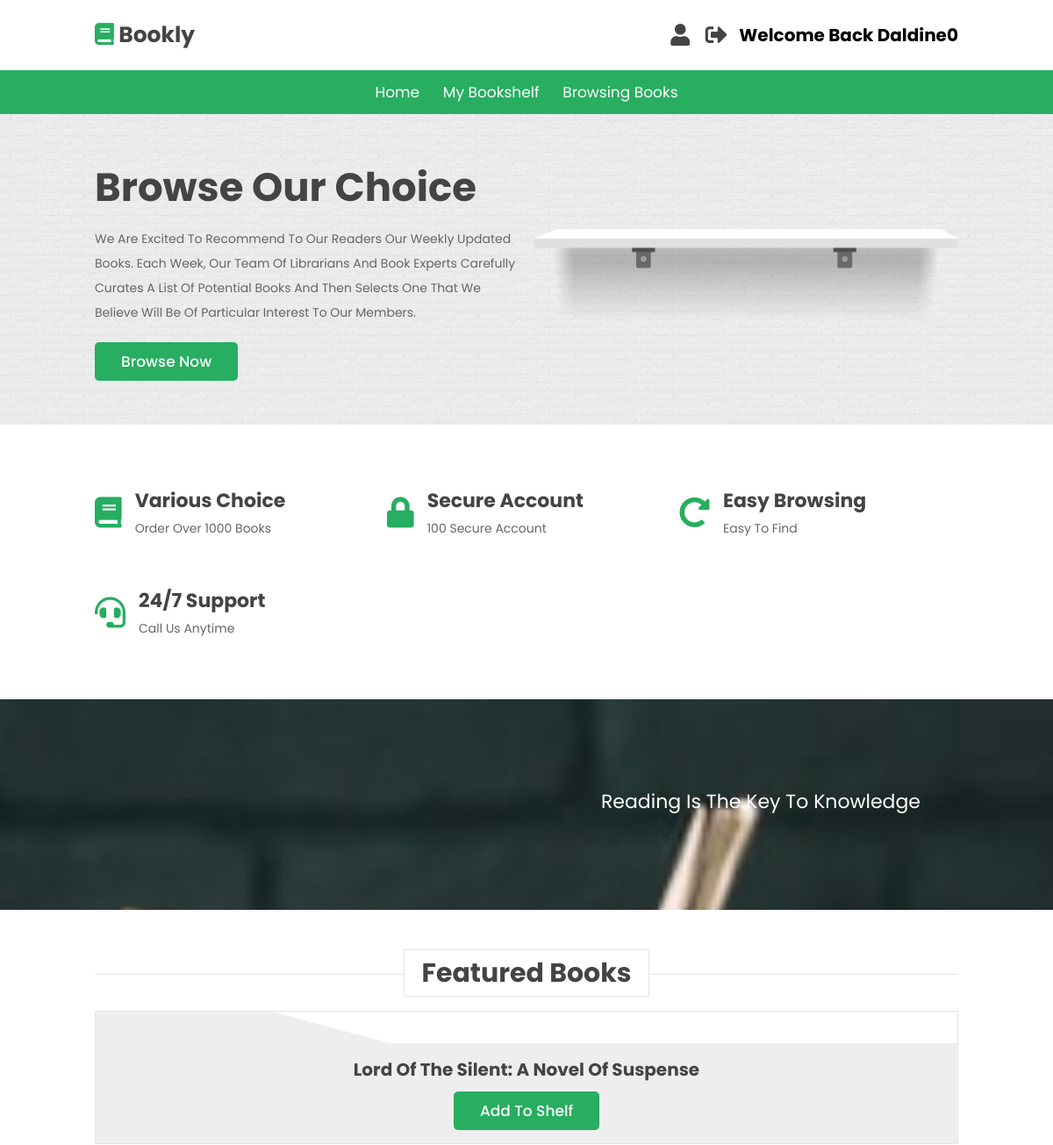
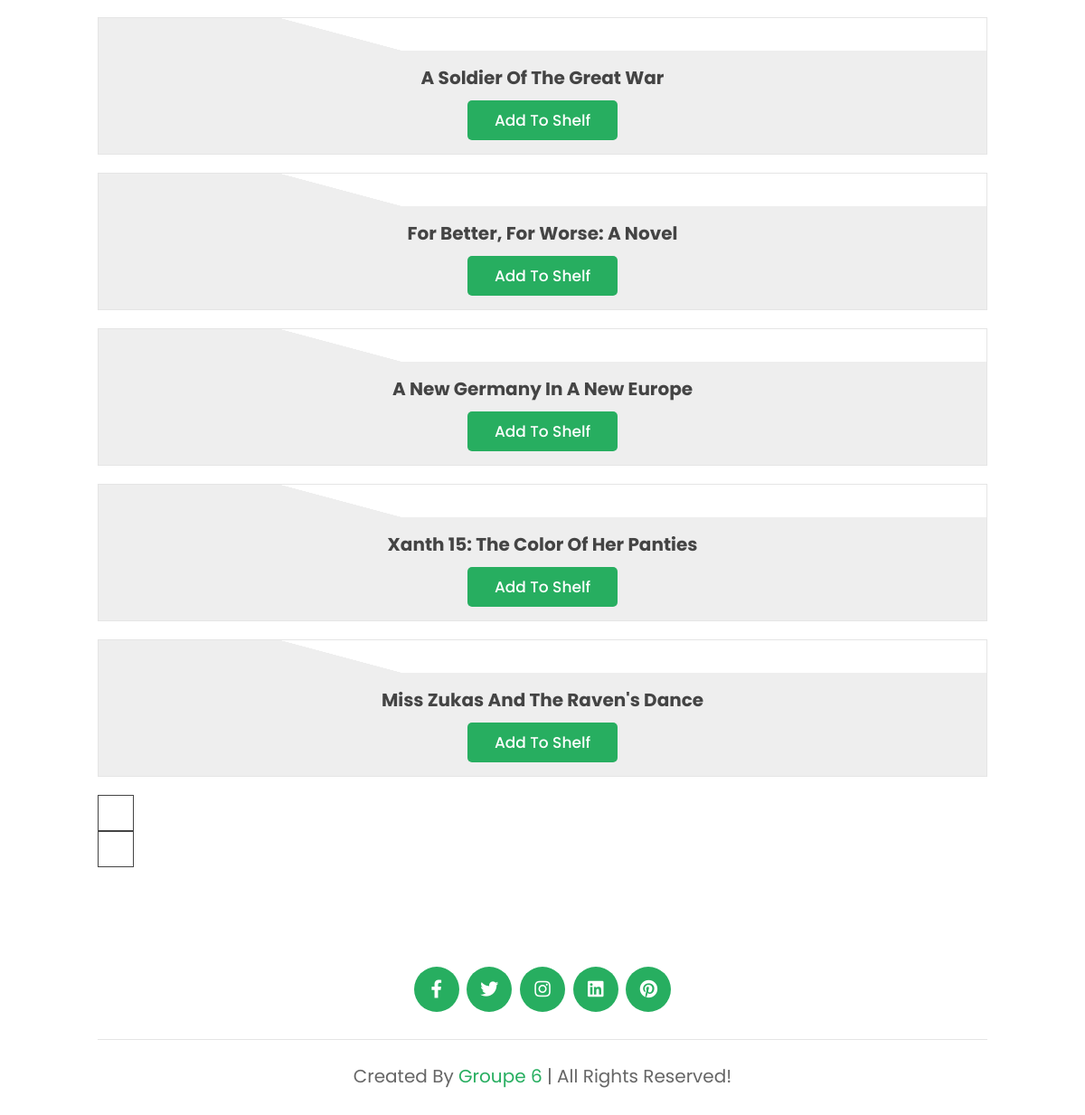
/index.php (signed in), run on the app's committed database (2 pictures, top to bottom).
### tables this page shows
CREATE TABLE `books` (
  `ISBN` varchar(20) DEFAULT NULL,
  `Book-Title` varchar(200) DEFAULT NULL,
  `Book-Author` varchar(100) DEFAULT NULL,
  `Year-Publication` varchar(30) DEFAULT NULL,
  `Publisher` varchar(100) DEFAULT NULL,
  `Image-URL-S` varchar(200) DEFAULT NULL,
  `Image-URL-M` varchar(200) DEFAULT NULL,
  `Image-URL-L` varchar(200) DEFAULT NULL
);

### index.php (the view, shortened to what this page needs)
<!DOCTYPE html>
<html lang="en">
<head>
    <link rel="stylesheet" href="https://unpkg.com/swiper@7/swiper-bundle.min.css" />
    <link rel="stylesheet" href="https://cdnjs.cloudflare.com/ajax/libs/font-awesome/5.15.4/css/all.min.css">
    <link rel="stylesheet" href="css/style.css">
    <?php
    include "./php/userBookRenting.php";
    ?>
</head>
<body>
    <header class="header">
        <div class="header-1">
            <a href="#" class="logo"> <i class="fas fa-book"></i> bookly </a>
            <div class="icons">
                <?php if (!empty($_SESSION['username'])) {  ?>
                    <?php if (!empty($_SESSION['adminName'])) { ?>
                        <a href="../Library-E-Book/php/adminProfile.php" class="fas fa-user-graduate"></a>
                    <?php } else { ?>
                        <a href="../Library-E-Book/php/userprofile.php" class="fas fa-user"></a>
                    <?php } ?>
                    <a href="../Library-E-Book/php/logout.php" class="fas fa-sign-out-alt"></a>
                <?php } ?>
            </div>
            <?php
            if (!empty($_SESSION['username'])) {
            ?>
                <div class="index">
                    <h1>
                        Welcome back <?php echo $_SESSION['username']; ?>
                    </h1>
                </div>
            <?php } ?>
        </div>
        <div class="header-2">
            <nav class="navbar">
                <?php
                if (!empty($_SESSION['adminID'])) {
                ?>
                    <a href="./php/adminProfile.php">home</a>
                    <a href="./php/adminBookListing.php">Book Management</a>
                <?php
                } elseif (!empty($_SESSION['username']) && empty($_SESSION['adminID'])) {
                ?>
                    <a href="./php/userprofile.php">home</a>
                    <a href="./php/userBookListing.php">My bookshelf</a>
                    <a href="./php/userBookBrowsing.php">Browsing Books</a>
                <?php } else { ?>
                    <a href="#">home</a>
                    <a href="./php/bookBrowsing.php">Browse Books</a>
                <?php } ?>
            </nav>
        </div>
    </header>
    <section class="home" id="home">
        <div class="row">
            <div class="content">
                <h3>Browse our choice</h3>
                <p>
                    We are excited to recommend to our readers our weekly updated books. Each week, our team of librarians and book experts carefully curates a list of potential books and then selects one that we believe will be of particular interest to our members.
                </p>
                <?php
                if (!empty($_SESSION['username'])) {
                ?>
                    <a href="./php/userBookBrowsing.php" class="btn">Browse Now</a>
                <?php } else { ?>
                    <a href="./php/bookBrowsing.php" class="btn">Browse Now</a>
                <?php } ?>
            </div>
            <div class="swiper books-slider">
                <div class="swiper-wrapper">
                </div>
                <img src="image/stand.png" class="stand" alt="">
            </div>
        </div>
    </section>
    <section class="icons-container">
        <div class="icons">
            <i class="fas fa-book"></i>
            <div class="content">
                <h3>various choice</h3>
                <p>order over 1000 books</p>
            </div>
        </div>
        <div class="icons">
            <i class="fas fa-lock"></i>
            <div class="content">
                <h3>secure account</h3>
                <p>100 secure account</p>
            </div>
        </div>
        <div class="icons">
            <i class="fas fa-redo-alt"></i>
            <div class="content">
                <h3>easy browsing</h3>
                <p>easy to find</p>
            </div>
        </div>
        <div class="icons">
            <i class="fas fa-headset"></i>
            <div class="content">
                <h3>24/7 support</h3>
                <p>call us anytime</p>
            </div>
        </div>
    </section>
    <section class="newsletter">
        <form action="">
            <h3>Reading is the key to knowledge</h3>
        </form>
    </section>
    <section class="featured" id="featured">
        <h1 class="heading"> <span>featured books</span> </h1>
        <div class="swiper featured-slider">
            <div class="swiper-wrapper">
                <div class="swiper-slide box">
                    <?php
                    $query = "SELECT * FROM books WHERE `ISBN` = '380817144'";
                    $result = mysqli_query($connection, $query);
                    $row = mysqli_fetch_assoc($result);
                    ?>
                    <div class="image">
                    </div>
                    <div class="content">
                        <h3><?php echo $row['Book-Title'] ?></h3>
                        <form action="" method="post">
                            <input type="submit" value="add to shelf" name="rentBook" class="btn">
                        </form>
                    </div>
                </div>
                <div class="swiper-slide box">
                    <?php
                    $query = "SELECT * FROM books WHERE `ISBN` = '380715899'";
                    $result = mysqli_query($connection, $query);
                    $row = mysqli_fetch_assoc($result);
                    ?>
                    <div class="image">
                    </div>
                    <div class="content">
                        <h3><?php echo $row['Book-Title'] ?></h3>
                        <form action="" method="post">
                            <input type="submit" value="add to shelf" name="rentBook" class="btn">
                        </form>
                    </div>
                </div>
                <div class="swiper-slide box">
                    <?php
                    $query = "SELECT * FROM books WHERE `ISBN` = '380820447'";
                    $result = mysqli_query($connection, $query);
                    $row = mysqli_fetch_assoc($result);
                    ?>
                    <div class="image">
                    </div>
                    <div class="content">
                        <h3><?php echo $row['Book-Title'] ?></h3>
                        <form action="" method="post">
                            <input type="submit" value="add to shelf" name="rentBook" class="btn">
                        </form>
                    </div>
                </div>
                <div class="swiper-slide box">
                    <?php
                    $query = "SELECT * FROM books WHERE `ISBN` = '415928087'";
                    $result = mysqli_query($connection, $query);
                    $row = mysqli_fetch_assoc($result);
                    ?>
                    <div class="image">
                    </div>
                    <div class="content">
                        <h3><?php echo $row['Book-Title'] ?></h3>
                        <a href="#" class="btn">add to shelf</a>
                    </div>
                </div>
                <div class="swiper-slide box">
                    <?php
                    $query = "SELECT * FROM books WHERE `ISBN` = '380759497'";
                    $result = mysqli_query($connection, $query);
                    $row = mysqli_fetch_assoc($result);
                    ?>
                    <div class="image">
                    </div>
                    <div class="content">
                        <h3><?php echo $row['Book-Title'] ?></h3>
                        <form action="" method="post">
                            <input type="submit" value="add to shelf" name="rentBook" class="btn">
                        </form>
                    </div>
                </div>
                <div class="swiper-slide box">
                    <?php
                    $query = "SELECT * FROM books WHERE `ISBN` = '038078243X'";
                    $result = mysqli_query($connection, $query);
                    $row = mysqli_fetch_assoc($result);
                    ?>
                    <div class="image">
                    </div>
                    <div class="content">
                        <h3><?php echo $row['Book-Title'] ?></h3>
                        <form action="" method="post">
                            <input type="submit" value="add to shelf" name="rentBook" class="btn">
                        </form>
                    </div>
                </div>
            </div>
            <div class="swiper-button-next"></div>
            <div class="swiper-button-prev"></div>
        </div>
    </section>
    <section class="footer">
        <div class="share">
            <a href="#" class="fab fa-facebook-f"></a>
            <a href="#" class="fab fa-twitter"></a>
            <a href="#" class="fab fa-instagram"></a>
            <a href="#" class="fab fa-linkedin"></a>
            <a href="#" class="fab fa-pinterest"></a>
        </div>
        <div class="credit"> created by <span>Groupe 6</span> | all rights reserved! </div>
    </section>
</body>
</html>

### css/style.css (style rules this page uses)
:root { --green: #27ae60; --dark-color: #219150; --black: #444; --light-color: #666; --border: .1rem solid rgba(0, 0, 0, .1); --border-hover: .1rem solid var(--black); --box-shadow: 0 .5rem 1rem rgba(0, 0, 0, .1); }
* { font-family: 'Poppins', sans-serif; margin: 0; padding: 0; box-sizing: border-box; outline: none; border: none; text-decoration: none; text-transform: capitalize; transition: all .2s linear; transition: width none; }
html { font-size: 62.5%; overflow-x: hidden; scroll-padding-top: 5rem; scroll-behavior: smooth; }
section { padding: 5rem 9%; }
.heading { text-align: center; margin-bottom: 2rem; position: relative; }
.heading::before { content: ''; position: absolute; top: 50%; left: 0; transform: translateY(-50%); width: 100%; height: .01rem; background: rgba(0, 0, 0, .1); z-index: -1; }
.heading span { font-size: 3rem; padding: .5rem 2rem; color: var(--black); background: #fff; border: var(--border); }
.btn { margin-top: 1rem; display: inline-block; padding: .9rem 3rem; border-radius: .5rem; color: #fff; background: var(--green); font-size: 1.7rem; cursor: pointer; font-weight: 500; }
.header .header-1 { background: #fff; padding: 1.5rem 9%; display: flex; align-items: center; justify-content: space-between; }
.header .header-1 .logo { font-size: 2.5rem; font-weight: bolder; color: var(--black); }
.header .header-1 .logo i { color: var(--green); }
.header .header-1 .icons div, .header .header-1 .icons a { font-size: 2.5rem; margin-left: 1.5rem; color: var(--black); cursor: pointer; }
.header .header-2 { background: var(--green); }
.header .header-2 .navbar { text-align: center; }
.header .header-2 .navbar a { color: #fff; display: inline-block; padding: 1.2rem; font-size: 1.7rem; }
.home { background: url(../image/banner-bg.jpg) no-repeat; background-size: cover; background-position: center; }
.home .row { display: flex; align-items: center; flex-wrap: wrap; gap: 1.5rem; }
.home .row .content { flex: 1 1 42rem; }
.home .row .books-slider { flex: 1 1 42rem; text-align: center; margin-top: 2rem; }
.home .row .books-slider .stand { width: 100%; margin-top: -2rem; }
.home .row .content h3 { color: var(--black); font-size: 4.5rem; }
.home .row .content p { color: var(--light-color); font-size: 1.4rem; line-height: 2; padding: 1rem 0; }
.icons-container { display: grid; grid-template-columns: repeat(auto-fit, minmax(25rem, 1fr)); gap: 1.5rem; }
.icons-container .icons { display: flex; align-items: center; gap: 1.5rem; padding: 2rem 0; }
.icons-container .icons i { font-size: 3.5rem; color: var(--green); }
.icons-container .icons h3 { font-size: 2.2rem; color: var(--black); padding-bottom: .5rem; }
.icons-container .icons p { font-size: 1.4rem; color: var(--light-color); }
.featured .featured-slider .box { margin: 2rem 0; position: relative; overflow: hidden; border: var(--border); text-align: center; }
.featured .featured-slider .box .image { padding: 1rem; background: linear-gradient(15deg, #eee 30%, #fff 30.1%); }
.featured .featured-slider .box .content { background: #eee; padding: 1.5rem; }
.featured .featured-slider .box .content h3 { font-size: 2rem; color: var(--black); }
.swiper-button-next, .swiper-button-prev { border: var(--border-hover); height: 4rem; width: 4rem; color: var(--black); background: #fff; }
.swiper-button-next::after, .swiper-button-prev::after { font-size: 2rem; }
.newsletter { background: url(../image/letter-bg.jpg) no-repeat; background-size: cover; background-position: center; background-attachment: fixed; }
.newsletter form { max-width: 45rem; margin-left: auto; text-align: center; padding: 5rem 0; }
.newsletter form h3 { font-size: 2.2rem; color: #fff; padding-bottom: .7rem; font-weight: normal; }
.footer .share { padding: 1rem 0; text-align: center; }
.footer .share a { height: 5rem; width: 5rem; line-height: 5rem; font-size: 2rem; color: #fff; background: var(--green); margin: 0 .3rem; border-radius: 50%; }
.footer .credit { border-top: var(--border); margin-top: 2rem; padding: 0 1rem; padding-top: 2.5rem; font-size: 2rem; color: var(--light-color); text-align: center; }
.footer .credit span { color: var(--green); }

### data on the page
books: value "Lord Of The Silent: A Novel Of Suspense"
books: value "A Soldier Of The Great War"
books: value "For Better, For Worse: A Novel"
books: value "A New Germany In A New Europe"
books: value "Xanth 15: The Color Of Her Panties"
books: value "Miss Zukas And The Raven's Dance"

### other printed values
$_SESSION['username'] "Daldine0"
